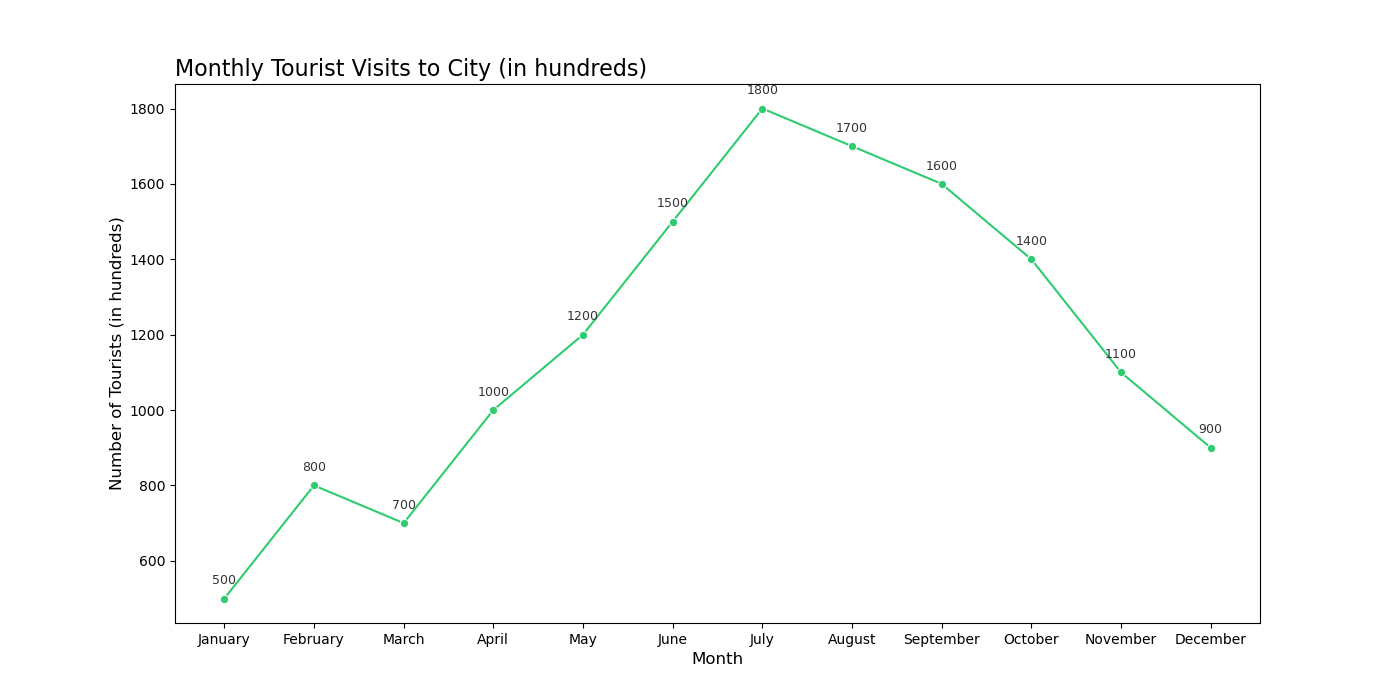

Reproduce this figure in Python.

import pandas as pd
import seaborn as sns
import matplotlib.pyplot as plt

data = {
    'Month': ['January', 'February', 'March', 'April', 'May', 'June', 'July', 'August',
              'September', 'October', 'November', 'December'],
    'Number_of_Tourists': [500, 800, 700, 1000, 1200, 1500, 1800, 1700, 1600, 1400, 1100, 900]
}

df = pd.DataFrame(data)

month_order = ['January', 'February', 'March', 'April', 'May', 'June',
               'July', 'August', 'September', 'October', 'November', 'December']
df['Month'] = pd.Categorical(df['Month'], categories=month_order, ordered=True)

plt.figure(figsize=(14, 7))

lineplot = sns.lineplot(x='Month', y='Number_of_Tourists', data=df, color="#2ecc71", marker='o')

for i in range(df.shape[0]):
    plt.text(df['Month'][i], df['Number_of_Tourists'][i] + 30, f"{df['Number_of_Tourists'][i]}", 
             ha='center', va='bottom', fontsize=9, color='#333333')

plt.title('Monthly Tourist Visits to City (in hundreds)', fontsize=16, loc='left')
plt.xlabel('Month', fontsize=12)
plt.ylabel('Number of Tourists (in hundreds)', fontsize=12)

plt.show()
